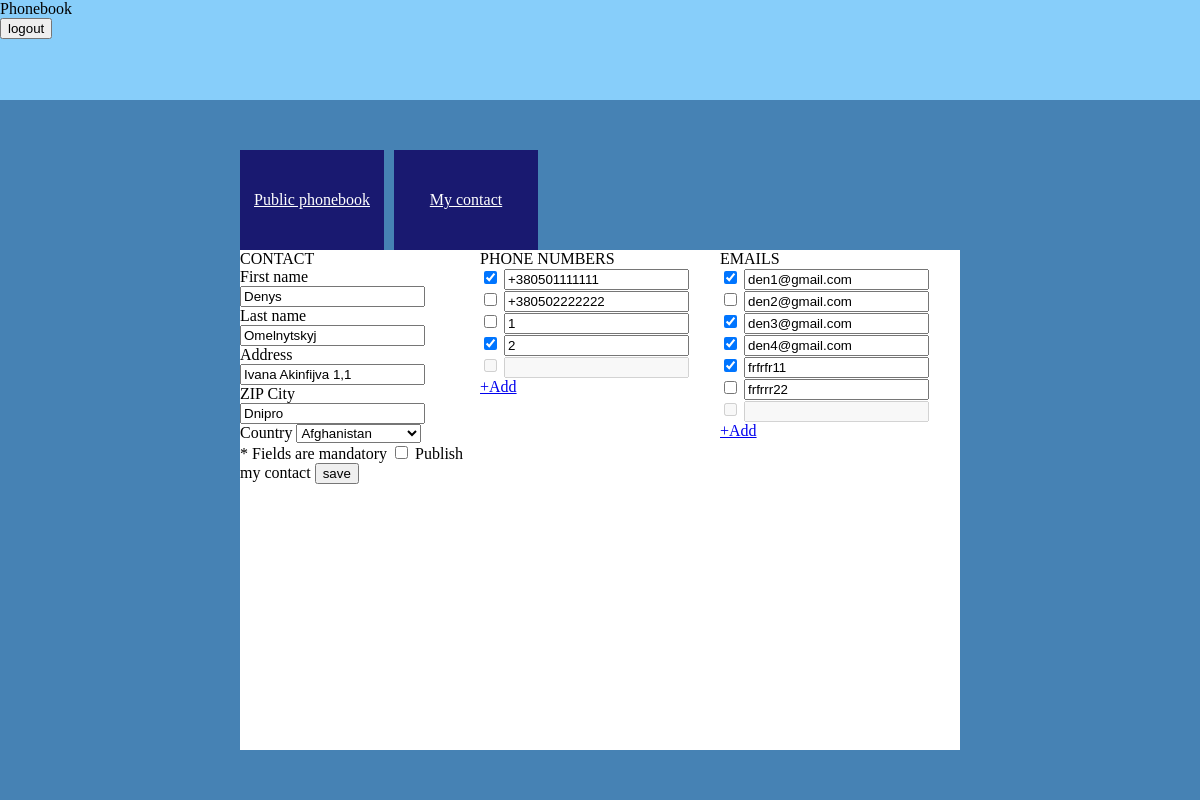
The app's page /main/mycontact (signed in) with its own data.
### tables this page shows
CREATE TABLE `contacts` (
  `id` int(10) UNSIGNED NOT NULL,
  `name` varchar(255) NOT NULL,
  `surname` varchar(255) NOT NULL,
  `address` varchar(255) NOT NULL,
  `city` varchar(255) NOT NULL,
  `country_id` int(10) UNSIGNED NOT NULL,
  `publish` enum('yes','no') NOT NULL
);

CREATE TABLE `phones` (
  `id` int(10) UNSIGNED NOT NULL,
  `phone` varchar(255) NOT NULL,
  `publish` enum('yes','no') NOT NULL,
  `contact_id` int(10) UNSIGNED NOT NULL
);

CREATE TABLE `emails` (
  `id` int(10) UNSIGNED NOT NULL,
  `email` varchar(255) NOT NULL,
  `publish` enum('yes','no') NOT NULL,
  `contact_id` int(10) UNSIGNED NOT NULL
);

### app/core/View.php (called while the page is built, shortened)
<?php
class View{
    public $template;
    public function __construct(){
        $this->template = 'template_main_view';
    }
    public function render(){
        include_once 'app/views/'.$this->template.'.php';
    }
}

### app/controllers/MainController.php (called while the page is built, shortened)
<?php
class MainController extends Controller{
    public function action_mycontact(){
            $this->model = new MainModel();
            $this->view->contact = $this->model->getContact(+$_SESSION['id']);
            $this->view->email = $this->model->getEmail(+$_SESSION['id']);
            $this->view->phone = $this->model->getPhone(+$_SESSION['id']);
            $this->view->countries = $this->model->getCountries();
            $this->view->page = 'page_main_mycontact_view';
            $this->view->render();
    }
}

### app/bootstrap.php (called while the page is built, shortened)
<?php
    include_once 'core/View.php';
    include_once 'core/Model.php';
    router::init();

### index.php (called while the page is built)
<?php
include_once 'app/bootstrap.php';

### app/core/Model.php (called while the page is built, shortened)
<?php
class Model{
    public function __construct(){
        $this->db = new mysqli(DB_HOST, DB_USER, DB_PASS, DB_NAME);
    }
}

### app/models/MainModel.php (called while the page is built, shortened)
<?php
class MainModel extends Model{
    public function getCountries(){
        if($this->db->connect_errno === 0){
            $query = 'select * from countries';
            $res = $this->db->query($query);
            if($res){
                return $res->fetch_all(MYSQLI_ASSOC);
            } else{
                return false;
            }
        }
    }
    public function getContact($id){
        if($this->db->connect_errno === 0){
            $query = 'select * from contacts where contacts.id ='.$id;
            $res = $this->db->query($query);
            if($res){
                return $res->fetch_all(MYSQLI_ASSOC);
            } else{
                return false;
            }
        }
    }
    public function getEmail($id){
        if($this->db->connect_errno === 0){
            $query = 'select emails.id, emails.email, emails.publish from emails where emails.contact_id ='.$id;
            $res = $this->db->query($query);
            if($res){
                return $res->fetch_all(MYSQLI_ASSOC);
            } else{
                return false;
            }
        }
    }
    public function getPhone($id){
        if($this->db->connect_errno === 0){
            $query = 'select phones.phone, phones.publish from phones where phones.contact_id ='.$id;
            $res = $this->db->query($query);
            if($res){
                return $res->fetch_all(MYSQLI_ASSOC);
            } else{
                return false;
            }
        }
    }
}

### app/views/page_main_mycontact_view.php (the view, shortened to what this page needs)
<header>Phonebook
    <form method="post">
        <input type="submit" value="logout">
    </form>
</header>
<div class="container">
<nav>
    <ul>
        <li><a href="/main/index">Public phonebook</a></li>
        <li><a href="/main/mycontact">My contact</a></li>
    </ul>
</nav>
<div class="content">
    <form method="post" class="mycontact">
        <div>
        <label>CONTACT</label>
        <div>
            <label>First name</label>
            <input type="text" name="name" value="<?= $this->contact[0]['name']?>">
        </div>
        <div>
            <label>Last name</label>
            <input type="text" name="l_name" value="<?= $this->contact[0]['surname']?>">
        </div>
        <div>
            <label>Address</label>
            <input type="text" name="address" value="<?= $this->contact[0]['address']?>">
        </div>
        <div>
            <label>ZIP City</label>
            <input type="text" name="city" value="<?= $this->contact[0]['city']?>">
        </div>
        <div>
            <label>Country</label>
            <select name="country">
            <?php foreach($this->countries as $country){ ?>
            <option>
                <?= $country['name']?>
            </option>
            <?php }?>
            </select>
        </div>
        </div>
        <div id="phones">
            <label>PHONE NUMBERS</label>
            <?php
            $pcount=0;
            foreach($this->phone as $phone_item){ ?>
            <div class="phoneItem">
                <?php if($phone_item['publish'] === 'yes'){ ?>
                <input type="checkbox" name="_pubp<?= $pcount?>" value="yes" checked>
                <?php } else{ ?>
                <input type="checkbox" name="_pubp<?= $pcount ?>" value="yes">
                <?php }?>
                <input type="text" name="p<?= $pcount?>" value="<?= $phone_item['phone'] ?>">
            </div>
            <?php
            $pcount++;
            }?>
            <div id="disablePhone">
                <input type="checkbox"  disabled>
                <input type="text" name="phone" disabled>
            </div>
            <div>
                <a href="#" id="addPhoneInput" onclick="addPhoneField()">+Add</a>
            </div>
        </div>
        <div id="emails">
            <label>EMAILS</label>
            <?php
            $ecount=0;
            foreach($this->email as $email_item){ ?>
            <div>
                <?php if($email_item['publish'] === 'yes'){ ?>
                <input type="checkbox" name="_pube<?= $ecount ?>" value="yes" checked>
                <?php } else{ ?>
                <input type="checkbox" name="_pube<?= $ecount ?>" value="yes">
                <?php }?>
                <input type="text" name="e<?= $ecount?>" value="<?= $email_item['email'] ?>">
            </div>
            <?php
            $ecount++;
            } ?>
            <div id="disableEmail">
                <input type="checkbox" disabled>
                <input type="text" name="email" disabled>
            </div>
            <div>
                <a href="#" id="addEmailInput" onclick="addEmailField()">+Add</a>
            </div>
        </div>
        <div>
            <label>* Fields are mandatory</label>
            <input type="checkbox" name="cPub">
            <label>Publish my contact</label>
            <input type="submit" value="save">
        </div>
    </form>
</div>
</div>

### css/main.css (style rules this page uses)
body { margin: 0; }
ul { list-style: none; }
header { background: lightskyblue; }
.container { padding: 50px 20%; display: grid; grid-template-rows: 100px 1fr; grid-template-columns: 1fr; justify-content: center; background: steelblue; }
.content { background: white; }
nav ul { padding: 0; margin: 0; height: 100%; display: grid; grid-template-rows: 1fr; grid-template-columns: 20% 20%; grid-column-gap: 10px; }
nav ul>li>a { display: grid; align-content: center; justify-content: center; background: midnightblue; color:white; height: 100%; }
.mycontact { display: grid; grid-template-columns: 1fr 1fr 1fr; }

### records on screen
contacts: name "Denys", l_name "Omelnytskyj", address "Ivana Akinfijva 1,1", city "Dnipro"
phones: phone "+380501111111"
phones: phone "+380502222222"
phones: phone "1"
phones: phone "2"
emails: email "den1@gmail.com"
emails: email "den2@gmail.com"
emails: email "den3@gmail.com"
emails: email "den4@gmail.com"
emails: e4 "frfrfr11"
emails: email "frfrrr22"

### other values on screen
form field country "Afghanistan"
